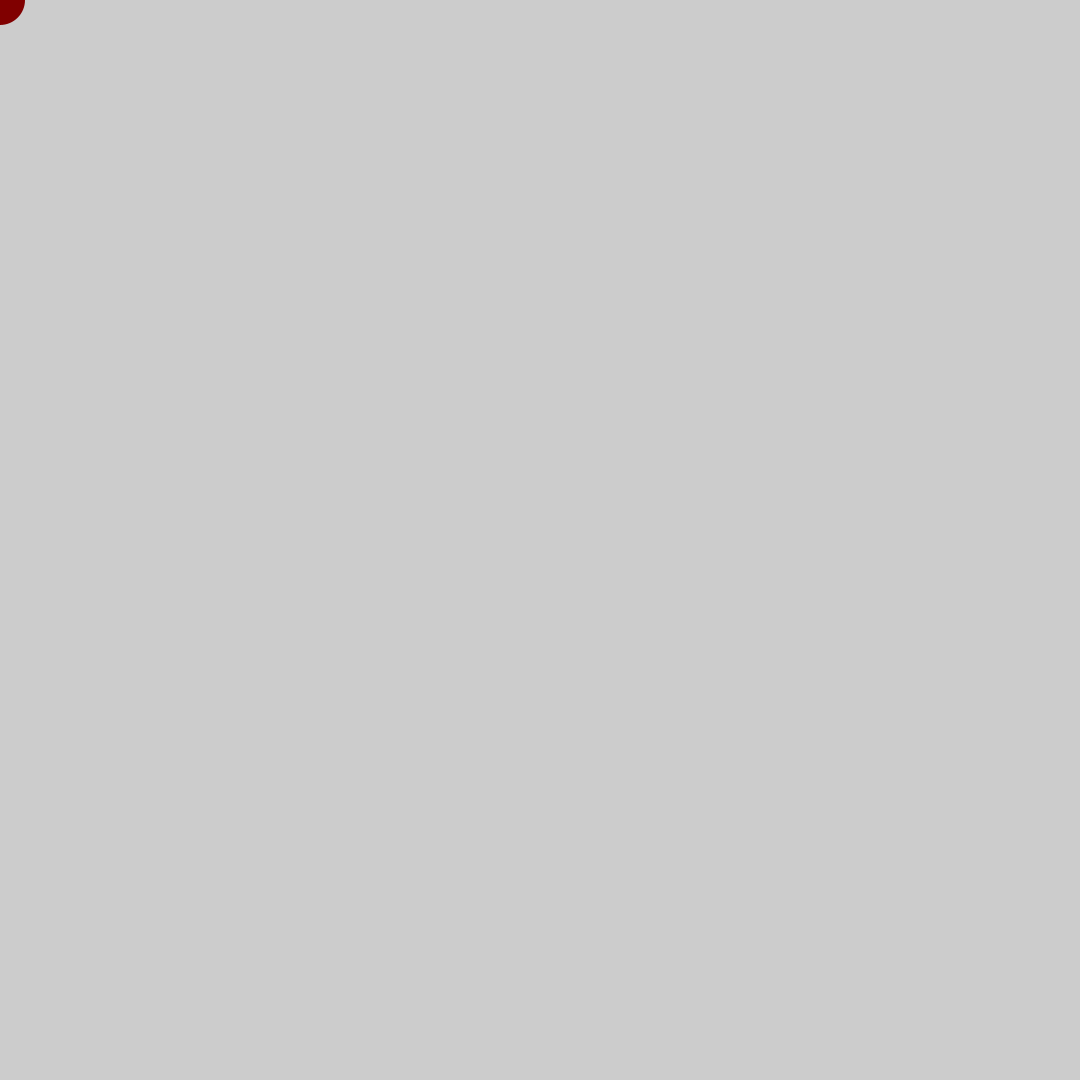
Frame 1 (no input)
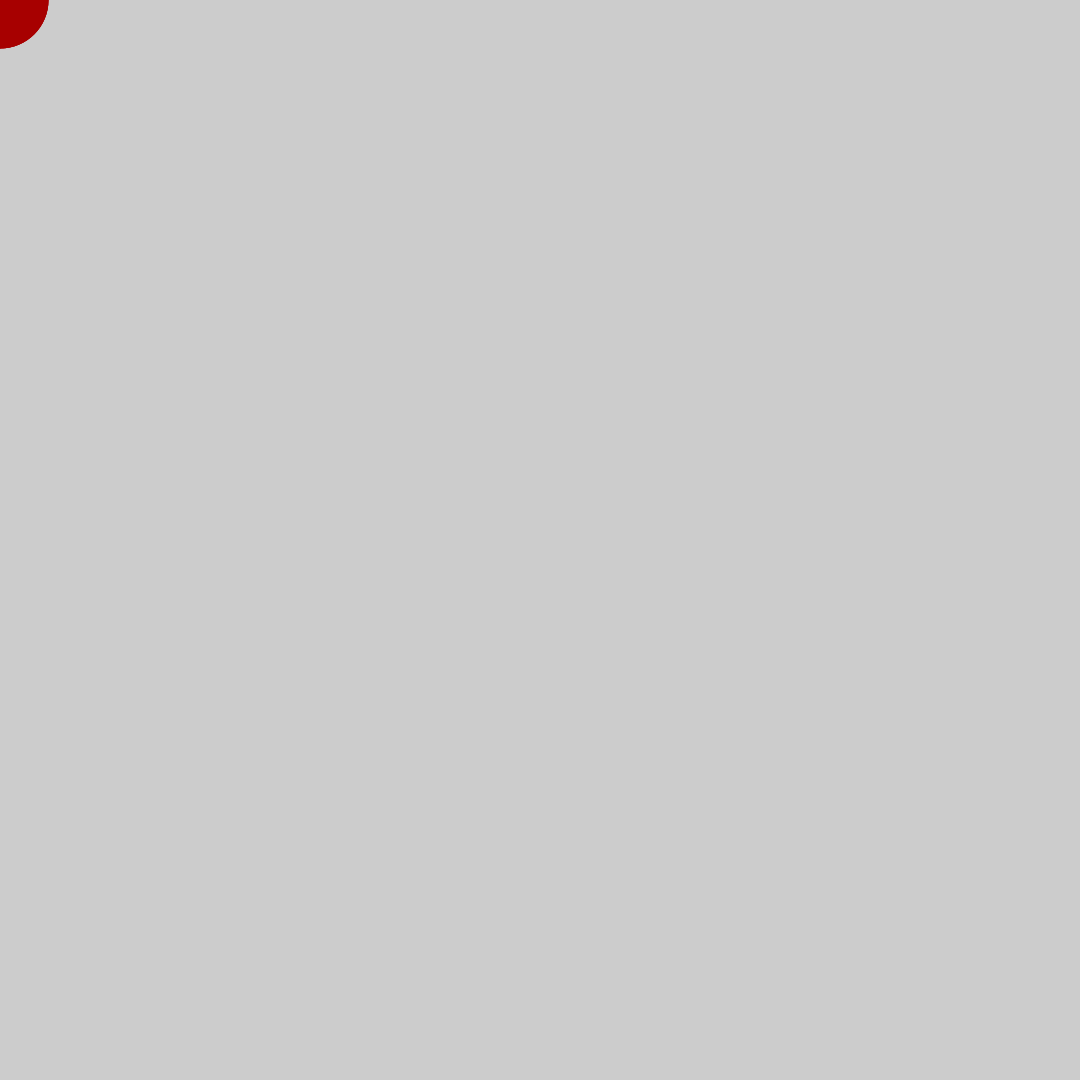
Frame 60 (the mouse pressed at the canvas centre just before this capture)
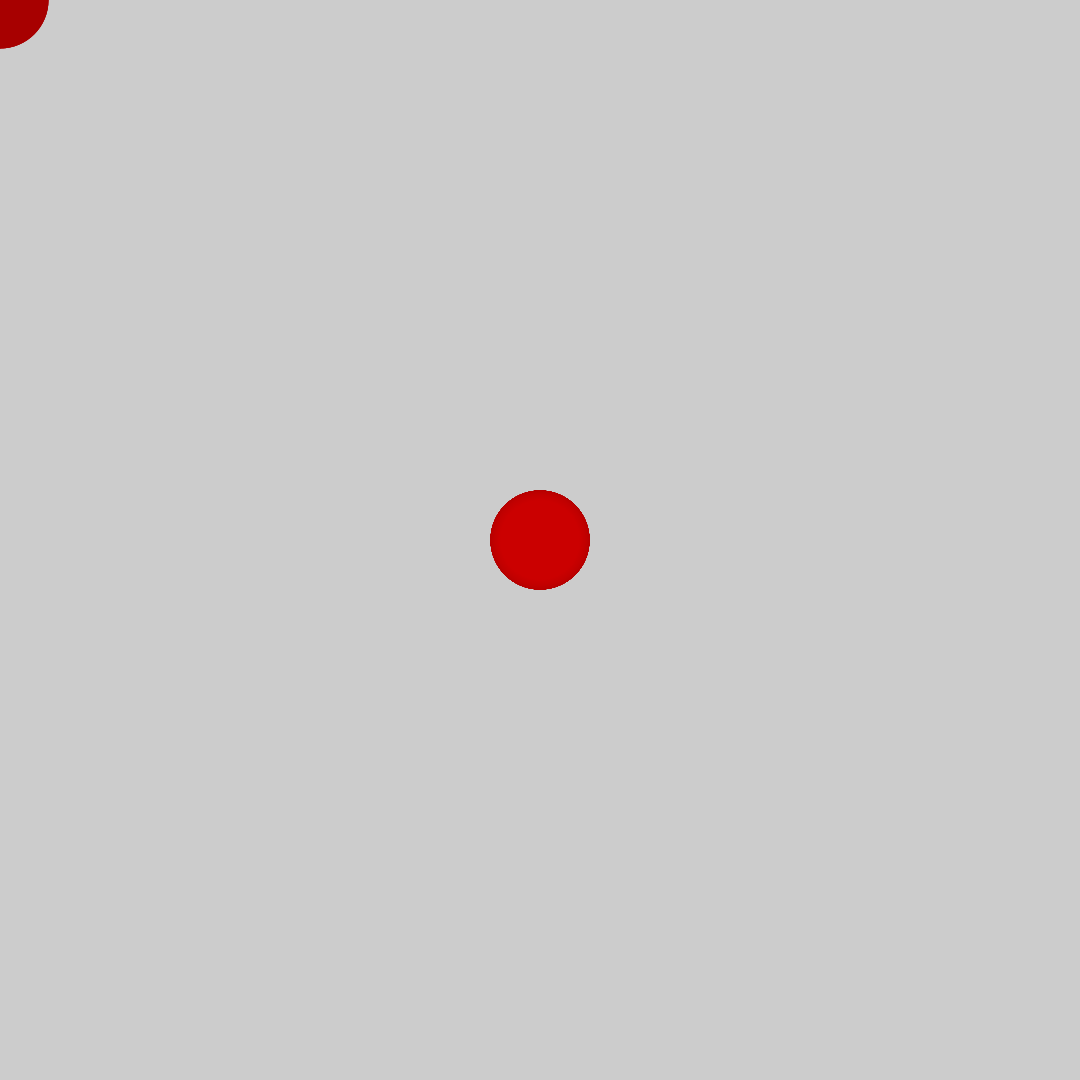
Frame 120 (the mouse held since frame 60 and released just before this capture)

The Processing sketch that drew these frames (run headless with seeded random() and noise(); from frame 60 on, the mouse is pressed at the canvas centre):

// Processing sketch: red_snake
// ── red_snake.pde

int red = 255;
int time = 0;
int diameter = 50;

void setup(){
  size(1080, 1080);
}


void draw(){
  
  time = time + 1;  
  red = int(128 * (1 + sin(time * 2 * PI / frameRate / 20)));  
  diameter = int(50 * (1 + sin( time * 2 * PI / frameRate / 5)));
  
  noStroke();
  fill(red,0,0);
  ellipse(mouseX, mouseY, diameter, diameter);
 
}
